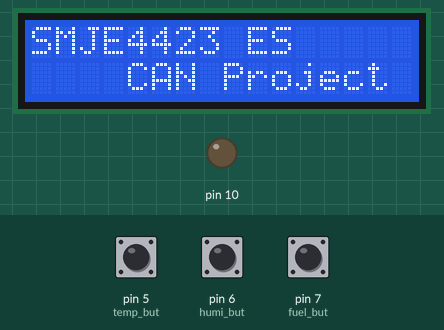
Recording of a sketch running on a simulated Arduino Uno, built with avr-gcc and run on an emulated ATmega328P. On the bench: 16×2 character LCD, output pins drawn as LEDs (lit = HIGH). The test bench sets the inputs (shaded band); at power-on: pin 5 (temp_but) HIGH, pin 6 (humi_but) HIGH, pin 7 (fuel_but) HIGH. What the sketch prints to the serial monitor is not drawn.

Above: at 0.1 s.
At 3.1 s:
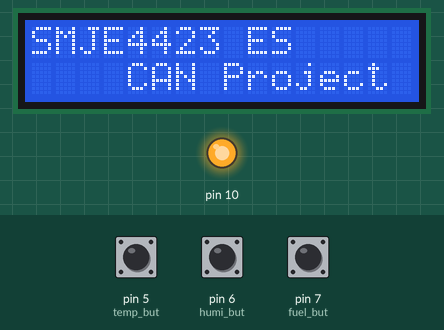
At 4.2 s:
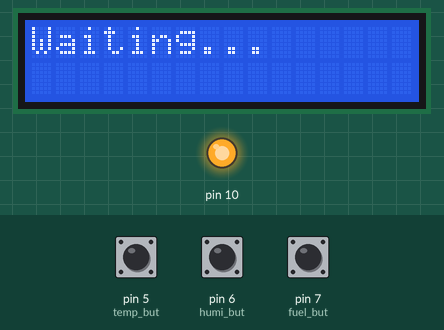

The sketch:

CAN_RECEIVE_LCD2.ino
```cpp
//////////////////////////
//Receiver 15 Jan 2024
//////////////////////////

#include <SPI.h>                //Library for using SPI Communication
#include <mcp2515.h>            //Library for using CAN Communication
#include <LiquidCrystal_I2C.h>  //Library for using LCD display

LiquidCrystal_I2C lcd(0x3F,16,2);  // Define LCD's I2C address (0x3F) for a 16 chars and 2 line display
MCP2515 mcp2515(53);               // SPI CS Pin 53

#define temp_but 5
#define humi_but 6
#define fuel_but 7

struct can_frame canMsg;
int DELAY_VAL = 1000;
double old_vol = 100;              //Initialize fuel volume value
int old_spd = 0;                   //Initialize speed value

void setup(){
  pinMode(temp_but, INPUT_PULLUP);
  pinMode(humi_but, INPUT_PULLUP);
  pinMode(fuel_but, INPUT_PULLUP);

  lcd.init();
  lcd.clear();
  lcd.backlight();      // Make sure backlight is on
  init_msg();

  SPI.begin();                          //Begins SPI communication
  Serial.begin(115200);                 //Begins Serial Communication at 115200 baudrate
  mcp2515.reset();
  mcp2515.setBitrate(CAN_125KBPS);      //Sets CAN at speed 500KBPS and Clock 8MHz
  mcp2515.setNormalMode();              //Sets CAN at normal mode
}

void loop(){
  int getTemp = digitalRead(temp_but);
  int getHumi = digitalRead(humi_but);
  int getFuel = digitalRead(fuel_but);
  int comb_but = getTemp<<2 | getHumi <<1 | getFuel;  //Combine bits of button {temp:humi:fuel}
      // Serial.print(getTemp);
      // Serial.print(getHumi);
      // Serial.println(getFuel);
      Serial.println(comb_but, BIN);

  can_trigger(comb_but);

  if (mcp2515.readMessage(&canMsg) == MCP2515::ERROR_OK){ //Check for error
    get_ID();
    switch (comb_but){
    case 0: //0x111
      lcd.clear();
      lcd.setCursor(0,0);
        lcd.print("Tem:");
          get_temp();
        lcd.print(" Humi:");
          get_humi();
      lcd.setCursor(0,1);
        lcd.print("Fuel:");
          get_fuel();
      break;
    case 6: //0x110
      lcd.clear();
      lcd.setCursor(0,0);
        lcd.print("Tem:");
          get_temp();
      break;
    case 5: //0x101
      lcd.clear();
      lcd.setCursor(0,0);
        lcd.print("Humi:");
          get_humi();
      break;
    case 4: //0x100
      lcd.clear();
      lcd.setCursor(0,0);
        lcd.print("Tem:");
          get_temp();
      lcd.setCursor(0,1);
        lcd.print("Humi:");
          get_humi();
      break;
    case 3: //0x011
      lcd.clear();
      lcd.setCursor(0,0);
        lcd.print("Fuel:");
          get_fuel();
      break;
    case 2: //0x010
      lcd.clear();
      lcd.setCursor(0,0);
        lcd.print("Tem:");
          get_temp();
      lcd.setCursor(0,1);
        lcd.print("Fuel:");
          get_fuel();
      break;
    case 1: //0x001
      lcd.clear();
      lcd.setCursor(0,0);
        lcd.print("Humi:");
          get_humi();
      lcd.setCursor(0,1);
        lcd.print("Fuel:");
          get_fuel();
      break;
    default:
        lcd.setCursor(0,1);
        lcd.print("Embedded System");
      break;
    }
  delay(DELAY_VAL);
  }

  else{lcd.clear(); lcd.print("Waiting..."); delay(DELAY_VAL);}
}

void init_msg(){
  lcd.clear();
  lcd.setCursor(0,0);                //Display Welcome Message
  lcd.print("SMJE4423 ES");
  lcd.setCursor(4,1);
  lcd.print("CAN Project");
  delay(3000);
}

void get_ID(){
  lcd.clear();
  lcd.setCursor(0,0);
  lcd.print("ID:");
  lcd.print(canMsg.can_id); // print ID
}

void get_temp(){
    int t = canMsg.data[1];
    lcd.print(t);
}

void get_humi(){
    int h = canMsg.data[0];
    lcd.print(h);
}

void get_fuel(){
  int w = canMsg.data[2];
    double y = (w+259.8)/115.44;
    double x = 2.718;
    double z = pow(x, y);

  lcd.print(z);
}

void can_trigger(int trigger){
  canMsg.can_id  = 0x00F;           //CAN id as 0x001
  canMsg.can_dlc = 8;               //CAN data length as 8
  canMsg.data[0] = trigger;         //send trigger signal
  canMsg.data[1] = 0x00;
  canMsg.data[2] = 0x00;
  canMsg.data[3] = 0x00;
  canMsg.data[4] = 0x00;
  canMsg.data[5] = 0x00;
  canMsg.data[6] = 0x00;
  canMsg.data[7] = 0x00;

  for(int i=0; i <8; i++){
    Serial.print(canMsg.data[i]); Serial.print(" ");}
  Serial.println();

  mcp2515.sendMessage(&canMsg);     //Sends the CAN message
  Serial.println();

  delay(1000);
}
```
